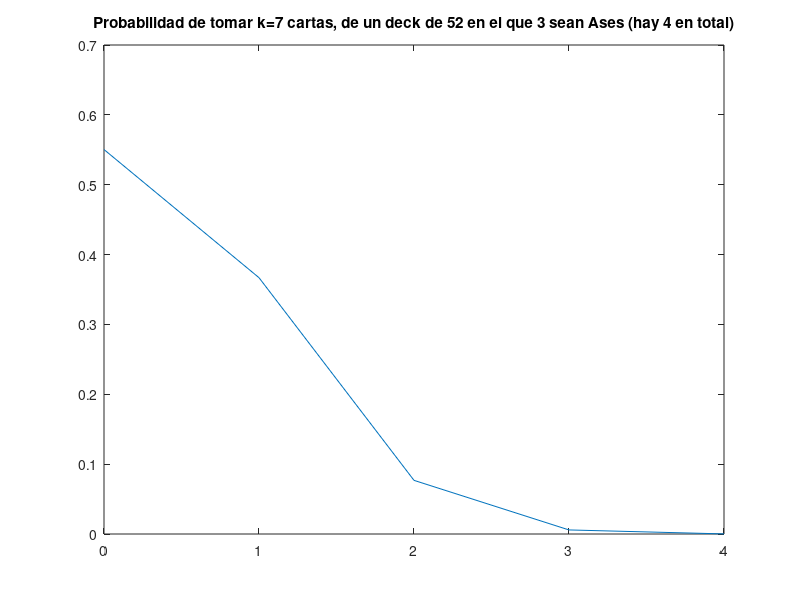

MATLAB code for this plot:
% Solved exercise 3.3
% Probabilidades hipergeométricas

% An urn contains n balls, out of which exactly m are red.
% We select k of the balls at random, without replacement
% (i.e., selected balls are not put back into the urn before
% the next selection). What is the probability that i of the
% selected balls are red?

clc; clear all; close all;

% numero combinatorio /n\
%                     \k/
% es la funcion nchoosek(n, k)

% Ejemplo parametrizo para deck 52 cartas
% probabilidad de coger 7 y que 3 sean ases?

% número total
n = 52;
% muestra que se toma
k = 7;
% items del evento en el total
m=4;
% items del evento en la muestra que tomo
r=3;
% aplicamos la probabilidad
P_event=nchoosek(m,r)*nchoosek(n-m,k-r)/nchoosek(n,k)
Porcentaje=P_event *100

% Gráfico para ver cómo varía frente a distintos
% valores de r (ej. que sea 1 solo as, que sean 2 ases, que no hay ninguno...)
w=[0 1 2 3 4]';
for j=1:size(w)
  P_event(j)=nchoosek(m,w(j))*nchoosek(n-m,k-w(j))/nchoosek(n,k);
endfor

plot(w,P_event)
title(['Probabilidad de tomar k=',num2str(k),' cartas, de un deck de ',num2str(n),' en el que ',num2str(r), ' sean Ases (hay ',num2str(m), ' en total)']);

Numero_de_Ases=w'
Porcentaje=100.*P_event
